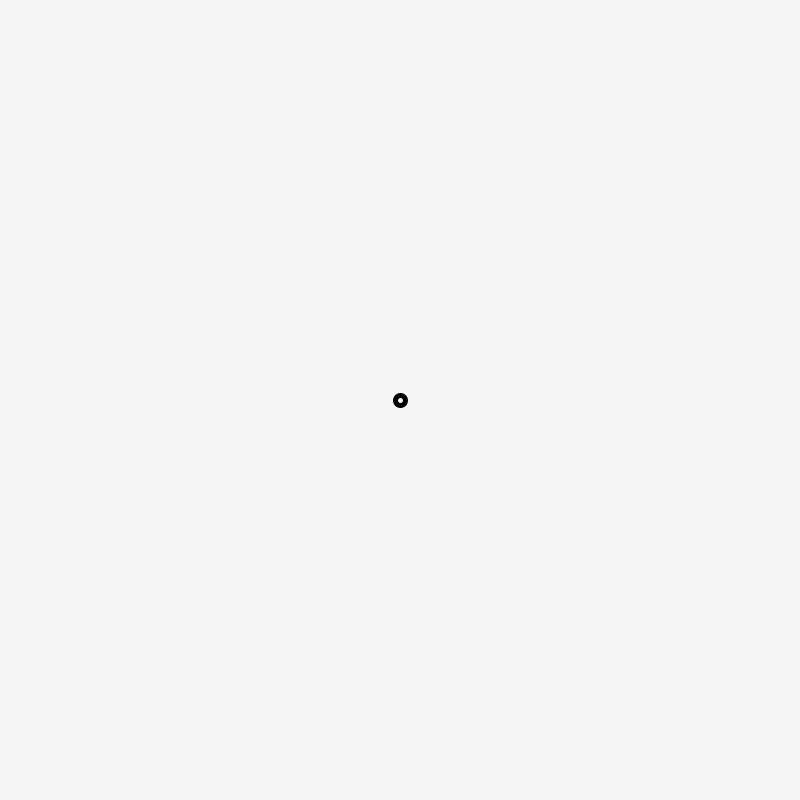
Frame 1 (no input)
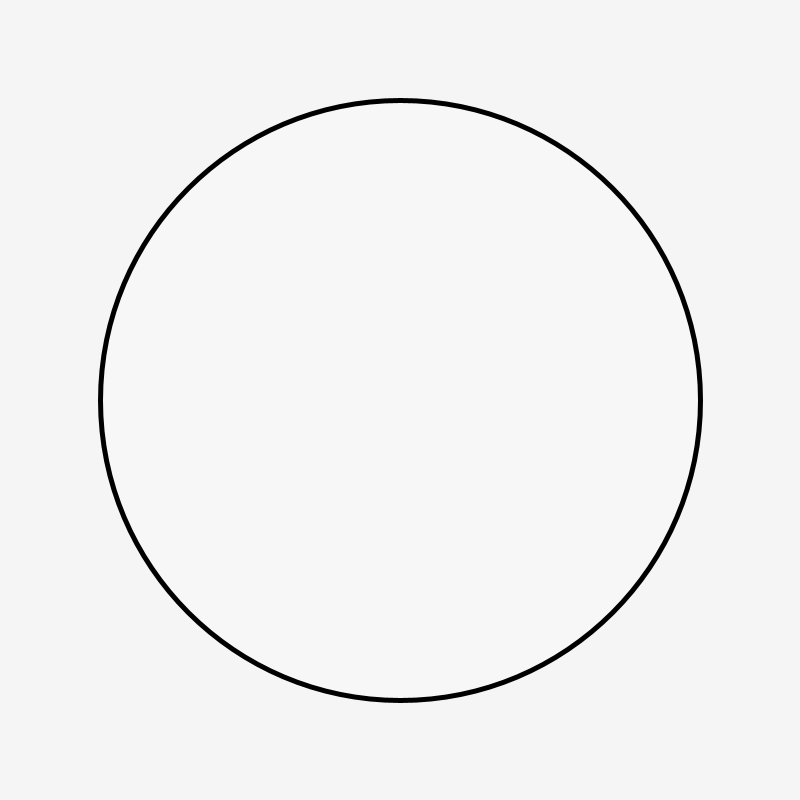
Frame 60 (the mouse pressed at the canvas centre just before this capture)
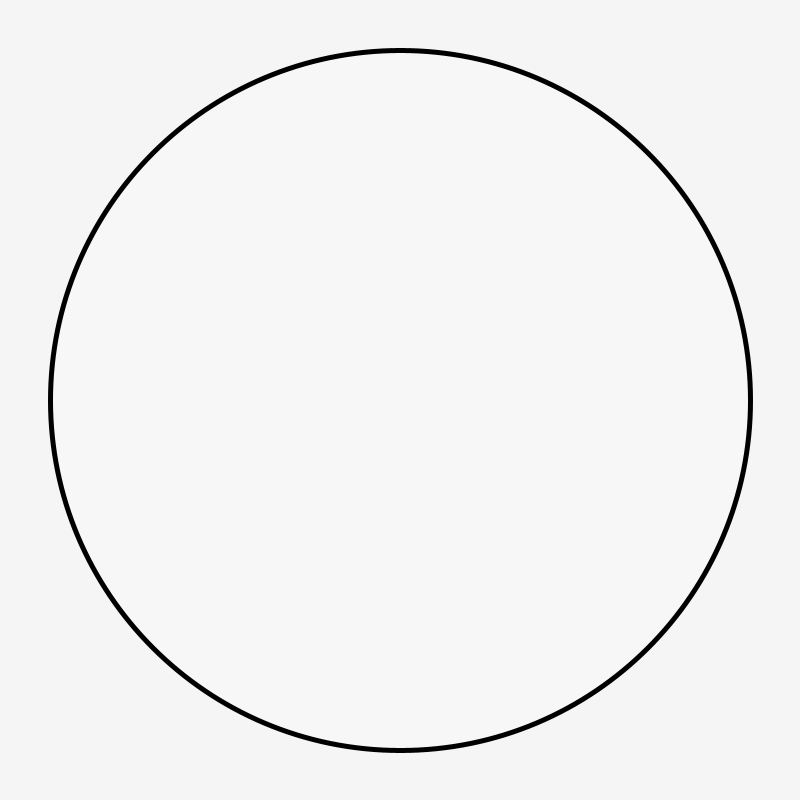
Frame 120 (the mouse held since frame 60 and released just before this capture)

The Processing sketch that drew these frames (run headless with seeded random() and noise(); from frame 60 on, the mouse is pressed at the canvas centre):

// Processing sketch: ch2_3_1_FrameLoop
// ── ch2_3_1_FrameLoop.pde
// variables		
int    diam = 10;
float  centX, centY;
int    bgColor = 245;
float padding = 1.75;

// init			
void setup() {	
  size(800, 800);
  pixelDensity(displayDensity());
  frameRate(30);    
  smooth();
  background(bgColor);
  centX = width/2;
  centY = height/2;
  stroke(0);
  strokeWeight(5); 
  fill(255, 50);     
}

// frame loop	
void draw() {	
   if (diam <= centX * padding) { 
    background(bgColor); 
    ellipse(centX, centY, diam, diam);
    diam += 10;
  }
}

// save image on mousePress
void mousePressed(){
  save("export"+"/"+getClass().getSimpleName()+".png");
}
